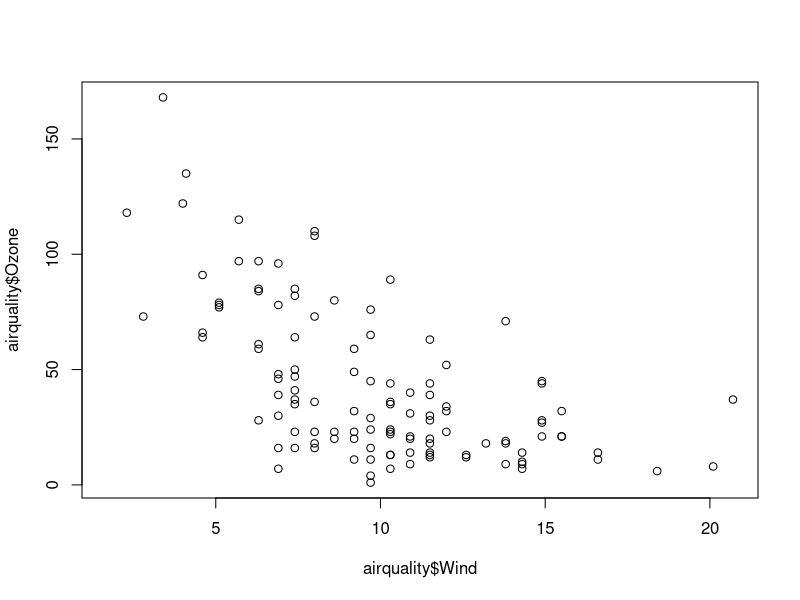

Reproduce this figure in R.
## ---- chunk 1
knitr::opts_chunk$set(
  fig.align = "center",
  out.width='100%'
)
## ---- chunk 2
data(airquality)
plot(airquality$Ozone ~ airquality$Wind)
## ---- chunk 3
knitr::include_graphics("https://d33wubrfki0l68.cloudfront.net/61d189fd9cdf955058415d3e1b28dd60e1bd7c9b/9791d/images/rmarkdownflow.png")
## ---- chunk 4
knitr::include_graphics("https://media.giphy.com/media/L4ZZNbDpOCfiX8uYSd/giphy.gif")
## ---- chunk 5
knitr::include_graphics("https://bookdown.org/yihui/blogdown/images/logo.png")
## ---- chunk 6
knitr::include_graphics("https://bookdown.org/yihui/bookdown/images/logo.png")
